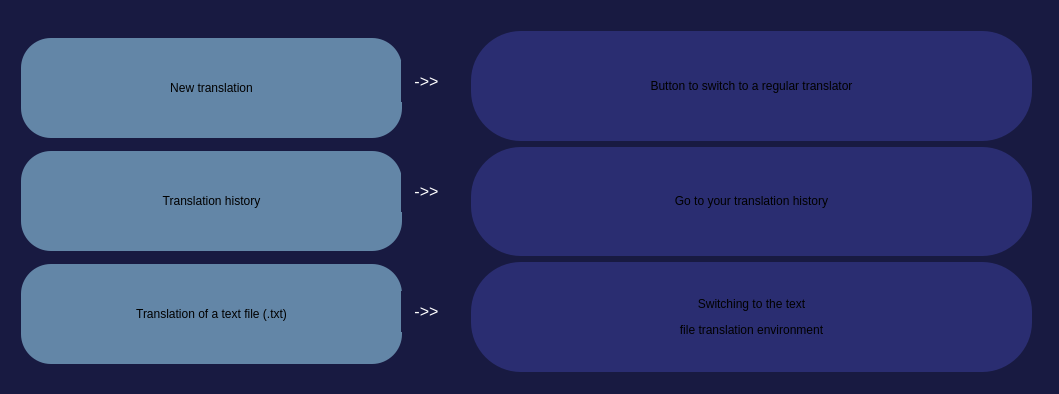
<?xml version="1.0" encoding="UTF-8"?>
<ui version="4.0">
 <class>buttons</class>
 <widget class="QWidget" name="buttons">
  <property name="geometry">
   <rect>
    <x>0</x>
    <y>0</y>
    <width>1059</width>
    <height>394</height>
   </rect>
  </property>
  <property name="windowTitle">
   <string>ButtonsValue</string>
  </property>
  <property name="styleSheet">
   <string notr="true">background-color: rgb(24, 26, 65);</string>
  </property>
  <layout class="QHBoxLayout" name="horizontalLayout">
   <item>
    <widget class="QWidget" name="widget" native="true">
     <widget class="QWidget" name="verticalLayoutWidget">
      <property name="geometry">
       <rect>
        <x>10</x>
        <y>20</y>
        <width>381</width>
        <height>341</height>
       </rect>
      </property>
      <layout class="QVBoxLayout" name="verticalLayout_2">
       <item>
        <widget class="QPushButton" name="newtranslation_button">
         <property name="enabled">
          <bool>true</bool>
         </property>
         <property name="sizePolicy">
          <sizepolicy hsizetype="Preferred" vsizetype="Preferred">
           <horstretch>0</horstretch>
           <verstretch>0</verstretch>
          </sizepolicy>
         </property>
         <property name="maximumSize">
          <size>
           <width>16777215</width>
           <height>100</height>
          </size>
         </property>
         <property name="cursor">
          <cursorShape>PointingHandCursor</cursorShape>
         </property>
         <property name="styleSheet">
          <string notr="true">background-color: rgb(99, 134, 167); 
font: 81 14pt &quot;Rockwell Extra Bold&quot;;
border-radius: 30px;  </string>
         </property>
         <property name="text">
          <string>New translation</string>
         </property>
         <property name="checkable">
          <bool>false</bool>
         </property>
        </widget>
       </item>
       <item>
        <widget class="QPushButton" name="translationhistory_button">
         <property name="enabled">
          <bool>true</bool>
         </property>
         <property name="sizePolicy">
          <sizepolicy hsizetype="Preferred" vsizetype="Preferred">
           <horstretch>0</horstretch>
           <verstretch>0</verstretch>
          </sizepolicy>
         </property>
         <property name="maximumSize">
          <size>
           <width>16777215</width>
           <height>100</height>
          </size>
         </property>
         <property name="cursor">
          <cursorShape>PointingHandCursor</cursorShape>
         </property>
         <property name="styleSheet">
          <string notr="true">background-color: rgb(99, 134, 167); 
font: 81 12pt &quot;Rockwell Extra Bold&quot;;
border-radius: 30px;  </string>
         </property>
         <property name="text">
          <string>Translation history</string>
         </property>
         <property name="checkable">
          <bool>false</bool>
         </property>
        </widget>
       </item>
       <item>
        <widget class="QPushButton" name="translatetxtfile_button">
         <property name="enabled">
          <bool>true</bool>
         </property>
         <property name="sizePolicy">
          <sizepolicy hsizetype="Preferred" vsizetype="Preferred">
           <horstretch>0</horstretch>
           <verstretch>0</verstretch>
          </sizepolicy>
         </property>
         <property name="maximumSize">
          <size>
           <width>16777215</width>
           <height>100</height>
          </size>
         </property>
         <property name="cursor">
          <cursorShape>PointingHandCursor</cursorShape>
         </property>
         <property name="styleSheet">
          <string notr="true">background-color: rgb(99, 134, 167); 
font: 81 12pt &quot;Rockwell Extra Bold&quot;;
border-radius: 30px;  </string>
         </property>
         <property name="text">
          <string>Translation of a text file (.txt)</string>
         </property>
         <property name="checkable">
          <bool>false</bool>
         </property>
        </widget>
       </item>
      </layout>
     </widget>
     <widget class="QLabel" name="label_2">
      <property name="geometry">
       <rect>
        <x>390</x>
        <y>50</y>
        <width>51</width>
        <height>41</height>
       </rect>
      </property>
      <property name="styleSheet">
       <string notr="true">color: rgb(255, 255, 255);</string>
      </property>
      <property name="text">
       <string>&lt;html&gt;&lt;head/&gt;&lt;body&gt;&lt;p align=&quot;center&quot;&gt;&lt;span style=&quot; font-size:12pt;&quot;&gt;-&amp;gt;&amp;gt;&lt;/span&gt;&lt;/p&gt;&lt;/body&gt;&lt;/html&gt;</string>
      </property>
     </widget>
     <widget class="QLabel" name="label_7">
      <property name="geometry">
       <rect>
        <x>390</x>
        <y>280</y>
        <width>51</width>
        <height>41</height>
       </rect>
      </property>
      <property name="styleSheet">
       <string notr="true">color: rgb(255, 255, 255);</string>
      </property>
      <property name="text">
       <string>&lt;html&gt;&lt;head/&gt;&lt;body&gt;&lt;p align=&quot;center&quot;&gt;&lt;span style=&quot; font-size:12pt;&quot;&gt;-&amp;gt;&amp;gt;&lt;/span&gt;&lt;/p&gt;&lt;/body&gt;&lt;/html&gt;</string>
      </property>
     </widget>
     <widget class="QLabel" name="label_8">
      <property name="geometry">
       <rect>
        <x>390</x>
        <y>160</y>
        <width>51</width>
        <height>41</height>
       </rect>
      </property>
      <property name="styleSheet">
       <string notr="true">color: rgb(255, 255, 255);</string>
      </property>
      <property name="text">
       <string>&lt;html&gt;&lt;head/&gt;&lt;body&gt;&lt;p align=&quot;center&quot;&gt;&lt;span style=&quot; font-size:12pt;&quot;&gt;-&amp;gt;&amp;gt;&lt;/span&gt;&lt;/p&gt;&lt;/body&gt;&lt;/html&gt;</string>
      </property>
     </widget>
     <widget class="QWidget" name="verticalLayoutWidget_3">
      <property name="geometry">
       <rect>
        <x>460</x>
        <y>20</y>
        <width>561</width>
        <height>341</height>
       </rect>
      </property>
      <layout class="QVBoxLayout" name="verticalLayout">
       <item>
        <widget class="QLabel" name="label">
         <property name="styleSheet">
          <string notr="true">background-color: rgb(42, 45, 113);
font: 81 14pt &quot;Rockwell Extra Bold&quot;;
border-radius: 50px;  </string>
         </property>
         <property name="text">
          <string>&lt;html&gt;&lt;head/&gt;&lt;body&gt;&lt;p align=&quot;center&quot;&gt;Button to switch to a regular translator&lt;/p&gt;&lt;/body&gt;&lt;/html&gt;</string>
         </property>
        </widget>
       </item>
       <item>
        <widget class="QLabel" name="label_5">
         <property name="styleSheet">
          <string notr="true">background-color: rgb(42, 45, 113);
font: 81 14pt &quot;Rockwell Extra Bold&quot;;
border-radius: 50px;  </string>
         </property>
         <property name="text">
          <string>&lt;html&gt;&lt;head/&gt;&lt;body&gt;&lt;p align=&quot;center&quot;&gt;Go to your translation history&lt;/p&gt;&lt;/body&gt;&lt;/html&gt;</string>
         </property>
        </widget>
       </item>
       <item>
        <widget class="QLabel" name="label_6">
         <property name="styleSheet">
          <string notr="true">background-color: rgb(42, 45, 113);
font: 81 14pt &quot;Rockwell Extra Bold&quot;;
border-radius: 50px;  </string>
         </property>
         <property name="text">
          <string>&lt;html&gt;&lt;head/&gt;&lt;body&gt;&lt;p align=&quot;center&quot;&gt;Switching to the text&lt;/p&gt;&lt;p align=&quot;center&quot;&gt; file translation environment&lt;/p&gt;&lt;/body&gt;&lt;/html&gt;</string>
         </property>
        </widget>
       </item>
      </layout>
     </widget>
    </widget>
   </item>
  </layout>
 </widget>
 <resources/>
 <connections/>
</ui>
